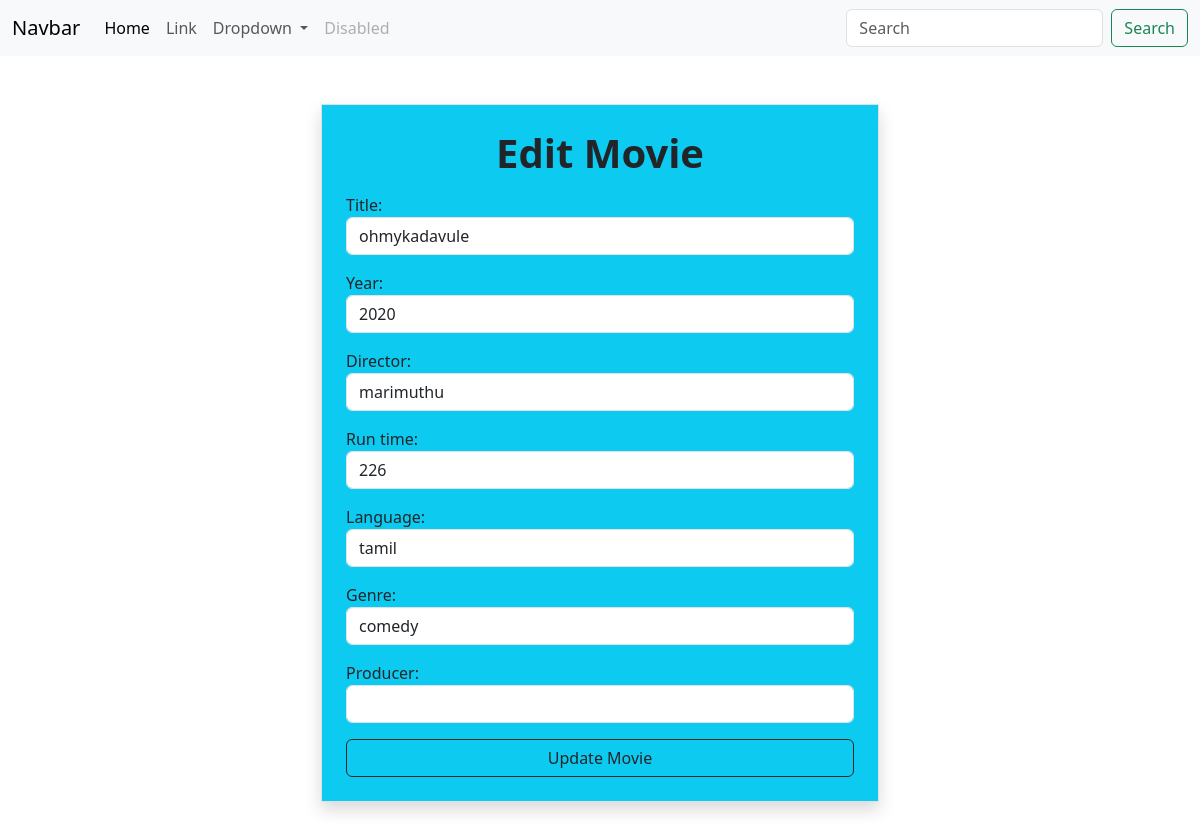
Screenshot of /movie/7/change/ with the database file from the repository.
### myapp/models.py (models this page shows, shortened)
class Movie(models.Model):
    title=models.CharField(max_length=200)
    year=models.CharField(max_length=200)
    director=models.CharField(max_length=200)
    run_time=models.PositiveIntegerField()
    language=models.CharField(max_length=200)
    genre=models.CharField(max_length=200)
    producer=models.CharField(max_length=200,null=True)

### myapp/views.py (the view, shortened to what this page needs)
# urls.py: path('movie/<int:pk>/change/',views.MovieUpdateView.as_view(),name="movie-edit"),
class MovieUpdateView(View):
    def get(self,request,*args,**kwargs):
        id=kwargs.get("pk")
        movie_object=Movie.objects.get(id=id)
        form_instance=MovieModelForm(instance=movie_object)
        return render(request,"movie_edit.html",{"form":form_instance})

### myapp/forms.py
class MovieModelForm(forms.ModelForm):
    class Meta:
        model=Movie
        exclude=("id",)
        widgets={
            "title":forms.TextInput(attrs={"class":"form-control"}),
            "year":forms.TextInput(attrs={"class":"form-control"}),
            "run_time":forms.NumberInput(attrs={"class":"form-control"}),
            "language":forms.TextInput(attrs={"class":"form-control"}),
            "director":forms.TextInput(attrs={"class":"form-control"}),
            "genre":forms.TextInput(attrs={"class":"form-control"}),
            "producer":forms.TextInput(attrs={"class":"form-control"})
        }

### myapp/templates/movie_edit.html (shortened to what this page needs)
{%extends 'base.html'%}
{%block main_block%}
<div class="container">
    <form action="" method="post" class="border shadow p-4 mt-5 w-50 mx-auto mb-4 bg-info">
        <h1 class="mb-3 text-center fw-bold">Edit Movie</h1>
        {{form.as_p}}
        <button type="submit" class="form-control w-100 btn btn-outline-dark">Update Movie</button>
    </form>
</div>
{%endblock%}

### rows the page displays
Movie: title "ohmykadavule", year "2020", director "marimuthu", run_time "226", language "tamil", genre "comedy"
